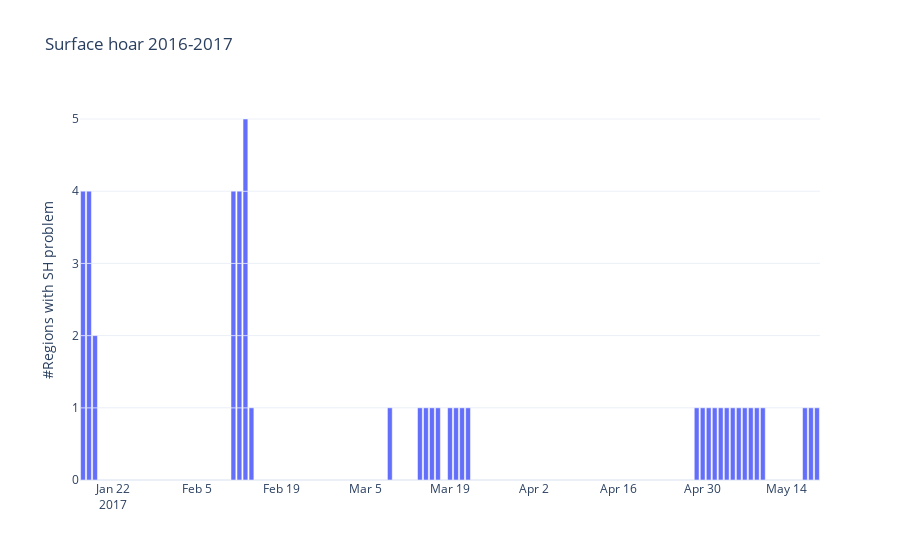

The notebook cell this image was saved under:
### Code cell
# setting up a plot.ly figure
fig = go.Figure()

avalprob_1 = {
    "type": "bar",
    "name": "Avalanche problem frequency",
    # "line": {"color": c_topo},
    # "fill": "tozeroy",
    "x": sh_df1617['date_valid'],
    "y": sh_df1617['occurrence']
}

fig.add_trace(avalprob_1)

p_layout = {"title": {"text": "Surface hoar 2016-2017"},
            "showlegend": False, "legend": {"orientation": "h"},
            # "xaxis": {"rangemode": "nonnegative"},
            "yaxis": {"title": "#Regions with SH problem"}
           }

fig.update_layout(p_layout)
# fig.write_image("ap_16_19.png")
pio.show(fig)

### Figure 1 — Plotly figure (JSON) as saved in the notebook; plotly's stock layout.template omitted (floating-point values rounded to 4 significant figures)
{"data": [{"name": "Avalanche problem frequency", "type": "bar", "x": ["2017-01-17", "2017-01-17", "2017-01-17", "2017-01-17", "2017-01-18", "2017-01-18", "2017-01-18", "2017-01-18", "2017-01-19", "2017-01-19", "2017-02-11", "2017-02-11", "2017-02-11", "2017-02-11", "2017-02-12", "2017-02-12", "2017-02-12", "2017-02-12", "2017-02-13", "2017-02-13", "2017-02-13", "2017-02-13", "2017-02-13", "2017-02-14", "2017-03-09", "2017-03-14", "2017-03-15", "2017-03-16", "2017-03-17", "2017-03-19", "2017-03-20", "2017-03-21", "2017-03-22", "2017-04-29", "2017-04-30", "2017-05-01", "2017-05-02", "2017-05-03", "2017-05-04", "2017-05-05", "2017-05-06", "2017-05-07", "2017-05-08", "2017-05-09", "2017-05-10", "2017-05-17", "2017-05-18", "2017-05-19"], "y": [1, 1, 1, 1, 1, 1, 1, 1, 1, 1, 1, 1, 1, 1, 1, 1, 1, 1, 1, 1, 1, 1, 1, 1, 1, 1, 1, 1, 1, 1, 1, 1, 1, 1, 1, 1, 1, 1, 1, 1, 1, 1, 1, 1, 1, 1, 1, 1]}], "layout": {"legend": {"orientation": "h"}, "showlegend": false, "title": {"text": "Surface hoar 2016-2017"}, "yaxis": {"title": {"text": "#Regions with SH problem"}}}}
